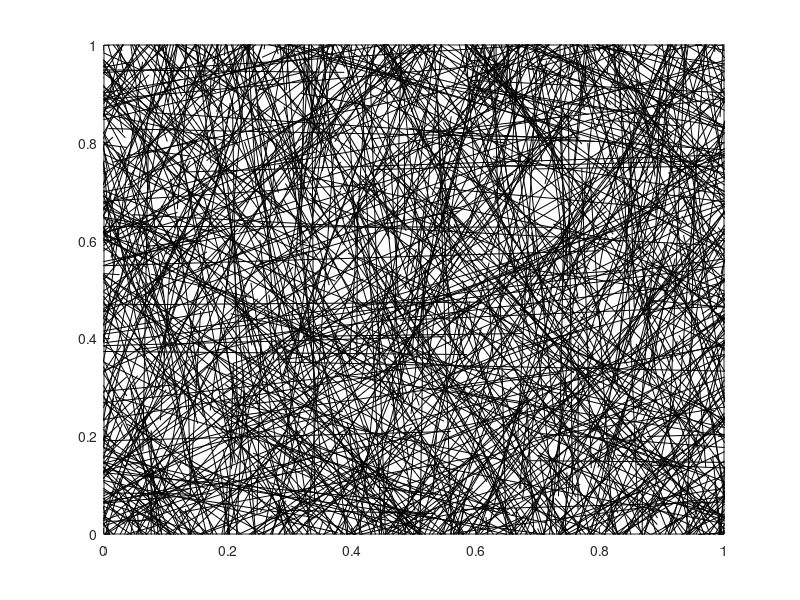

The MATLAB source for this figure:
%This program is fiber simulation for the I-randomness normal dis-continuous

clear all                            %clearing program
close all
clc

kx=64;
[x]=linspace(0,1, kx+1);            %linespaceing for x
[y]=linspace(0,1, kx+1);            %linespacing for y

n=2000;                             %sample size
a=-sqrt(2);                         %lower bound for uniform distribution
b=sqrt(2);                          %upper bound for uniform distribution
mu=(90)*pi/180;                     %mean (degrees)
sigma=(45)*pi/180;                  %standard deviation (degrees)


    for i=1:n
        L=unifrnd(0,b,1);           %lenght of line           
        x0=unifrnd(0-L/2,1+L/2,1);  %x distance from origin
        y0=unifrnd(0-L/2,1+L/2,1);  %y distance from origin                  
        angle=normrnd(mu,sigma,1);  %angle
        x1=x0+(L/2)*cos(angle);     %x cordinate of point 1
        y1=y0+(L/2)*sin(angle);     %y cordinate of point 1
        x2=x0+(L/2)*cos(angle+pi);  %x cordinate of point 2
        y2=y0+(L/2)*sin(angle+pi);  %y cordinate of point 2 
        x=[x1,x2];                  %x vector of point 1, 2
        y=[y1,y2];                  %y vector of point 1, 2
     
        
    
     plot(x,y,'k')                  %plot
     xlim([0 1])                    %x limits
     ylim([0 1])                    %y limits
     hold on;                       %hold on for graph 
  
    end